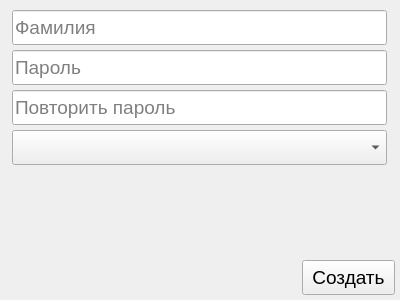
<?xml version="1.0" encoding="UTF-8"?>
<ui version="4.0">
 <class>createuser</class>
 <widget class="QWidget" name="createuser">
  <property name="geometry">
   <rect>
    <x>0</x>
    <y>0</y>
    <width>400</width>
    <height>300</height>
   </rect>
  </property>
  <property name="windowTitle">
   <string>Form</string>
  </property>
  <widget class="QLineEdit" name="le_surname">
   <property name="geometry">
    <rect>
     <x>12</x>
     <y>10</y>
     <width>375</width>
     <height>35</height>
    </rect>
   </property>
   <property name="font">
    <font>
     <pointsize>14</pointsize>
    </font>
   </property>
   <property name="placeholderText">
    <string>Фамилия</string>
   </property>
  </widget>
  <widget class="QLineEdit" name="le_password">
   <property name="geometry">
    <rect>
     <x>12</x>
     <y>50</y>
     <width>375</width>
     <height>35</height>
    </rect>
   </property>
   <property name="font">
    <font>
     <pointsize>14</pointsize>
    </font>
   </property>
   <property name="placeholderText">
    <string>Пароль</string>
   </property>
  </widget>
  <widget class="QLineEdit" name="le_confirmPassword">
   <property name="geometry">
    <rect>
     <x>12</x>
     <y>90</y>
     <width>375</width>
     <height>35</height>
    </rect>
   </property>
   <property name="font">
    <font>
     <pointsize>14</pointsize>
    </font>
   </property>
   <property name="placeholderText">
    <string>Повторить пароль</string>
   </property>
  </widget>
  <widget class="QPushButton" name="qpb_createNewAccount">
   <property name="geometry">
    <rect>
     <x>302</x>
     <y>260</y>
     <width>93</width>
     <height>35</height>
    </rect>
   </property>
   <property name="font">
    <font>
     <pointsize>14</pointsize>
    </font>
   </property>
   <property name="text">
    <string>Создать</string>
   </property>
  </widget>
  <widget class="QComboBox" name="cb_roles">
   <property name="geometry">
    <rect>
     <x>12</x>
     <y>130</y>
     <width>375</width>
     <height>35</height>
    </rect>
   </property>
   <property name="font">
    <font>
     <pointsize>14</pointsize>
    </font>
   </property>
  </widget>
 </widget>
 <resources/>
 <connections/>
</ui>
